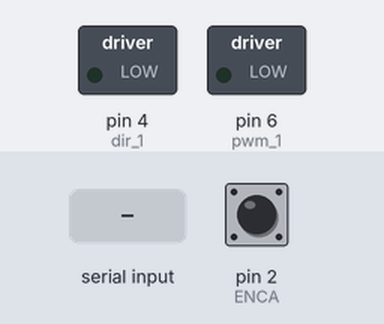
A sketch run on a simulated Arduino Uno, built with avr-gcc and run on an emulated ATmega328P. On the bench: switched loads named in the sketch (green lamp = pin HIGH). Inputs (shaded band) come from the test bench; at power-on: pin 2 (ENCA) HIGH. What the sketch prints to the serial monitor is not drawn.

Above: at 1.2 s.
1.3 s: "90,45\n" received over Serial
At 1.9 s:
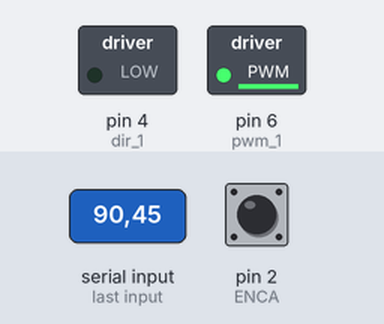
2.8 s: "0\n" received over Serial
At 4.0 s:
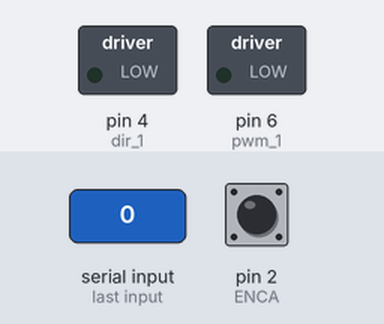
4.3 s: "30,150\n" received over Serial
At 5.5 s:
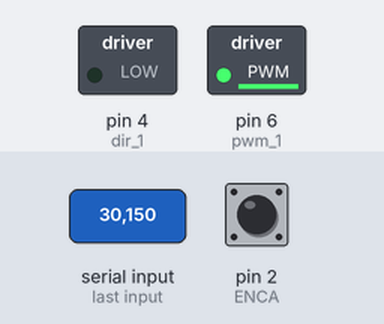
Timing chart, 0 to 7.3 s (numbered marks = the images above; inputs shaded):
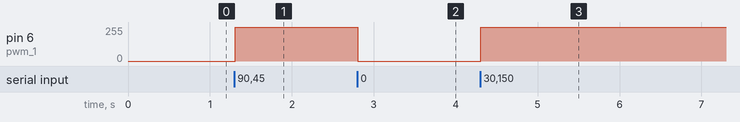

The sketch:

rueda3.ino
```cpp
#include <util/atomic.h> // For the ATOMIC_BLOCK macro

#define ENCA 2 // YELLOW
#define ENCB 3 // WHITE

#define dir_1 4
#define pwm_1 6

volatile float posi = 0;
long prevT = 0;
float radianesprev = 0;

float xe[2][1]={0,0};
float x[2][1]={0,0};
float u=0;
float e=0;

float K[1][2] = {0.9889, 0.8626};
float KI = 22.3607;
float L[2][1] = {1.0e-4*0.4880,-1.0e-4*0.0021};
float A[2][2] = {-4,23509,-206,-29231};
float B[2][1] = {0,15385};
int C[1][2] = {1,0};

void readEncoder(){
  int b = digitalRead(ENCB);
  if(b > 0){
    posi++;
  }
  else{
    posi--;
  }
}

void setMotor(int dir, int pwmVal){
  float duty=pwmVal*100/255;
  analogWrite(pwm_1,pwmVal);

  if(dir == 1){
    digitalWrite(dir_1,LOW);
  }
  else if(dir == -1){
    digitalWrite(dir_1,HIGH);
  }
}

void setup(){
  TCCR0B=TCCR0B & B11111000 | B00000010;
  //declare pins as INPUT/OUTPUT
  pinMode(pwm_1,OUTPUT);
  pinMode(dir_1,OUTPUT);
  Serial.begin(9600); //I am using Serial Monitor instead of LCD display
  pinMode(ENCA,INPUT);
  pinMode(ENCB,INPUT);
  attachInterrupt(digitalPinToInterrupt(ENCA),readEncoder,RISING);
}
void loop()
{
  if (Serial.available() > 0){
    float w3;
    String data = Serial.readStringUntil('\n');
    w3=data.toFloat();
    //w3 = w3+0.5;
    //Serial.print("You sent me: ");
    //Serial.print(w3);

  float target = w3                                                                                                                                                                                                                                                                                                                                                    ;

  float pos = 0;
  float velocidad = 0;
  float radianes = 0;

  // time difference
  long currT = micros();
  float deltaT = ((float) (currT - prevT))/( 1.0e6 );
  prevT = currT;

  ATOMIC_BLOCK(ATOMIC_RESTORESTATE)
  {
      pos = posi;
      radianes = 6.28318530718*posi/3070;
      velocidad = (radianes-radianesprev)/(deltaT);
      radianesprev = radianes;
  }
  // integrador
  e=e+deltaT*(target-velocidad);

  // observador
  float A_xe[2][1]={A[1][1]*xe[1][1]+A[1][2]*xe[2][1],A[2][1]*xe[1][1]+A[2][2]*xe[2][1]};
  float B_u[2][1]={B[1][1]*u,B[2][1]*u};
  float C_xe = C[1][1]*xe[1][1]+C[1][2]*xe[2][1];
  float L_dy[2][1] = {L[1][1]*(velocidad-C_xe),L[2][1]*(velocidad-C_xe)};

  float todo[2][1] = {A_xe[1][1]+B_u[1][1]+L_dy[1][1],A_xe[2][1]+B_u[2][1]+L_dy[2][1]};
  float quiero=todo[2][1];
  float xe[2][1] = {velocidad,xe[2][1]+deltaT*todo[2][1]};


  // control signal
  u = -K[1][1]*velocidad-K[1][2]*xe[2][1]+KI*e;

  // motor power
  float pwr = fabs(u);
  if( pwr > 254 ){
    pwr = 254;
  }

  // motor direction
  int dir = 0;
  if(target<0){
    dir = -1;
  }
  else if (target>0){
    dir = 1;
  }
  else if (target==0){
    pwr=0;
  }
  // signal the motor
  setMotor(dir,pwr);
  //Serial.print(u),
  //Serial.print(" ");
  //Serial.print(e);
  //Serial.print(" ");
  Serial.print(velocidad);
  //Serial.print(" ");
  //Serial.print(posi,5);
  //Serial.println();
  delay(deltaT);
  }
  //while(1) continue; //terminate the program
}
```

Measured:
- after the input at 1.3 s, pin 6 (pwm_1): 0/255 → 254/255 at once
- after the input at 2.8 s, pin 6 (pwm_1): 254/255 → 0/255 at once
- after the input at 4.3 s, pin 6 (pwm_1): 0/255 → 254/255 at once
